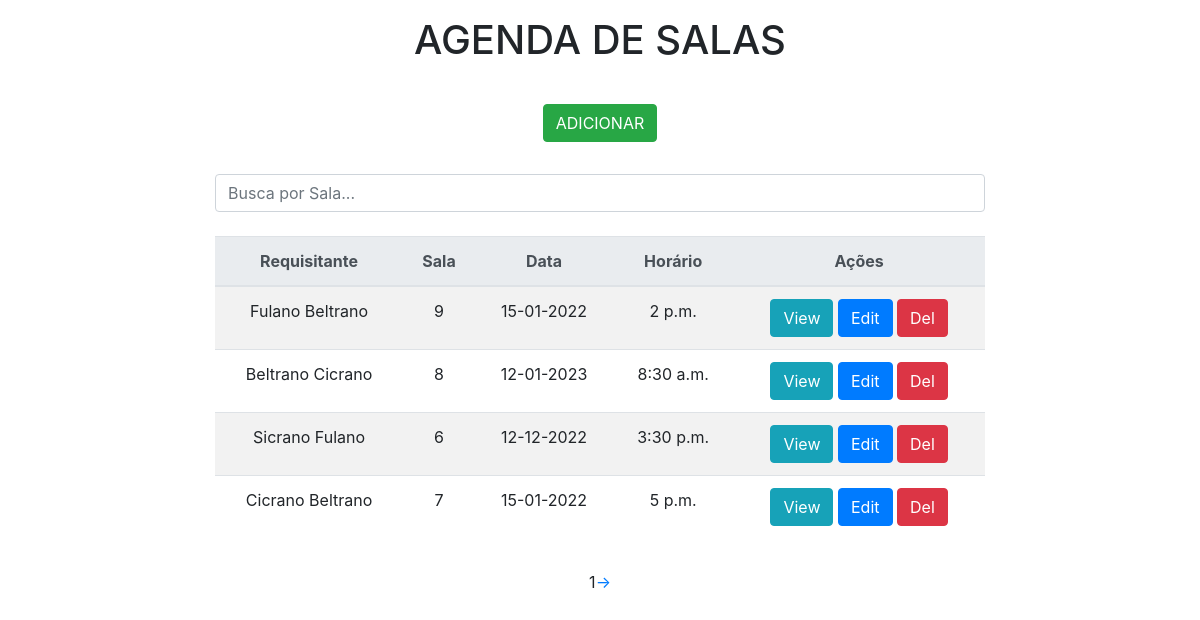
The page / on the database its author committed.
### appWeb/models.py (models this page shows)
class Reservas(models.Model):
    Req_nome = models.CharField(max_length=30)
    Mat_nro = models.IntegerField()
    Curso_nome = models.CharField(max_length=30)
    Sala_nro = models.IntegerField()
    Data = models.DateField()
    Horario = models.TimeField()

### appWeb/views.py (the view)
# urls.py: 2. Add a URL to urlpatterns:  path('', views.home, name='home')
def home(request):
    data = {}
    search = request.GET.get('search')
    if search:
        data['db'] = Reservas.objects.filter(Sala_nro__icontains=search)
    else:
        qry_data = Reservas.objects.get_queryset().order_by('id')  # Garante que o DB fornece um registro de cada vez, ordenado por Id
        paginator = Paginator(qry_data, 4)  # Exibe 4 registros do DB por página
        pages = request.GET.get('page')  # Captura qual é a página (page) selecionada no index.html pelo usuário
        data['db'] = paginator.get_page(pages)
    return render(request, 'index.html', data)

### appWeb/templates/index.html (shortened to what this page needs)
<!DOCTYPE html>
<html lang="pt-br">
<head>
    <link rel="stylesheet" href="https://stackpath.bootstrapcdn.com/bootstrap/4.1.3/css/bootstrap.min.css">
</head>
<body>
    <div class="col-8 m-auto pt-3 pb-3 text-center">
        <h1>AGENDA DE SALAS</h1>
    </div>
    <div class="col-8 m-auto pt-3 pb-3 text-center">
        <a href="/form" class="btn btn-success">ADICIONAR</a>
    </div>
    <div class="col-8 m-auto pt-3 pb-2 text-center">
        <form method="get">
            <input type="text" id="search" name="search" class="form-control" placeholder="Busca por Sala...">
        </form>
    </div>
    <div class="col-8 m-auto pt-3 pb-3 text-center">
        <table class="table table-striped">
          <thead class="thead-light">
            <tr>
              <th scope="col">Requisitante</th>
              <th scope="col">Sala</th>
              <th scope="col">Data</th>
              <th scope="col">Horário</th>
              <th scope="col">Ações</th>
            </tr>
          </thead>
          <tbody>
            {% for dbs in db %}
            <tr>
                <td>{{dbs.Req_nome}}</td>
                <td>{{dbs.Sala_nro}}</td>
                <td>{{dbs.Data|date:'d-m-Y'}}</td>
                <td>{{dbs.Horario}}</td>
                <td>
                    <a href="/view/{{dbs.id}}" class="btn btn-info" >View</a>
                    <a href="/edit/{{dbs.id}}" class="btn btn-primary">Edit</a>
                    <a href="/delete/{{dbs.id}}" class="btn btn-danger btnDel">Del</a>
                </td>
            </tr>
                {% endfor %}
          </tbody>
        </table>
    </div>
    <div class="row d-flex justify-content-center">
        <div class="pagination" >
            {{db.number}} <! mostra o número da página atual >
            {% if db.has_next %}
                <a href="?page={{db.next_page_number}}"> -> </a>
            {% endif %}
        </div>
    </div>
    {% load static %}
</body>
</html>

### rows shown on the page
Reservas: Req_nome "Fulano Beltrano", Sala_nro "9", Data "15-01-2022", Horario "2 p.m."
Reservas: Req_nome "Beltrano Cicrano", Sala_nro "8", Data "12-01-2023", Horario "8:30 a.m."
Reservas: Req_nome "Sicrano Fulano", Sala_nro "6", Data "12-12-2022", Horario "3:30 p.m."
Reservas: Req_nome "Cicrano Beltrano", Sala_nro "7", Data "15-01-2022", Horario "5 p.m."

### other values the page prints
{{ db.number }} "1"
